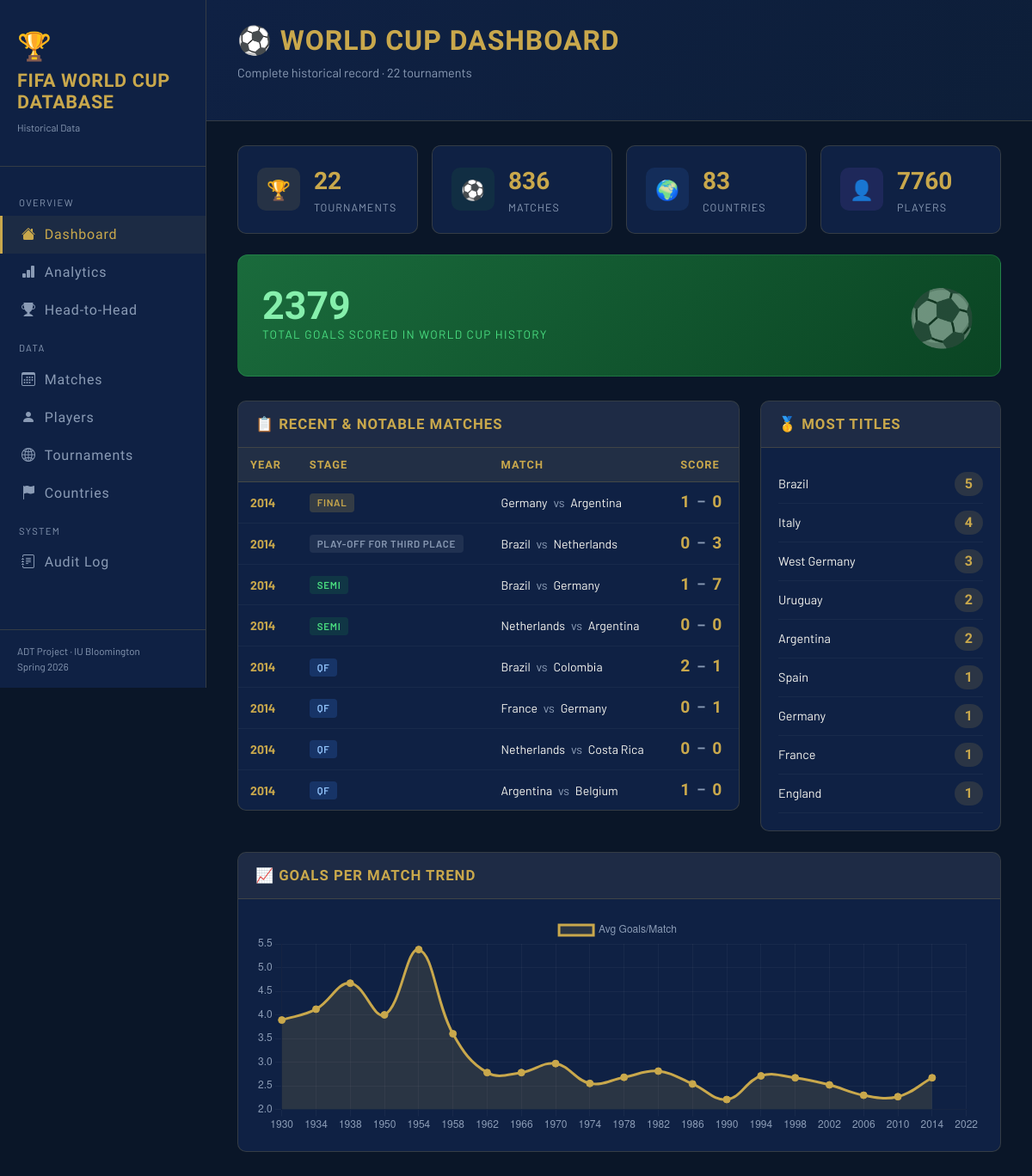
The page / on the database its author committed.
### tables this page shows
CREATE TABLE tournaments (
    tournament_id INTEGER PRIMARY KEY AUTOINCREMENT,
    year          INTEGER NOT NULL UNIQUE,  
    host_country  TEXT    NOT NULL,
    winner        TEXT,                    
    runner_up     TEXT,
    third_place   TEXT,
    total_goals   INTEGER DEFAULT 0,
    total_matches INTEGER DEFAULT 0,
    total_attendance INTEGER DEFAULT 0
);

### app.py (the view)
@app.route("/")
def index():
    conn = get_connection()
    stats = {}
    stats["tournaments"] = conn.execute("SELECT COUNT(*) FROM tournaments").fetchone()[0]
    stats["matches"]     = conn.execute("SELECT COUNT(*) FROM matches WHERE is_deleted=0").fetchone()[0]
    stats["countries"]   = conn.execute("SELECT COUNT(*) FROM countries").fetchone()[0]
    stats["players"]     = conn.execute("SELECT COUNT(*) FROM players WHERE is_deleted=0").fetchone()[0]
    stats["total_goals"] = conn.execute("SELECT SUM(total_goals) FROM tournaments").fetchone()[0] or 0
    recent_matches = conn.execute("""
        SELECT vm.year, vm.home_team, vm.away_team, vm.home_score,
               vm.away_score, vm.stage, vm.match_date
        FROM vw_matches vm
        ORDER BY vm.year DESC, vm.round_num DESC
        LIMIT 8
    """).fetchall()
    winners = conn.execute("SELECT * FROM vw_country_wins LIMIT 10").fetchall()
    conn.close()
    return render_template("index.html", stats=stats,
                           recent_matches=recent_matches, winners=winners)

### app.py (called while the page is built)
@app.before_request
def ensure_db():
    if not os.path.exists("fifa.db"):
        init_db()

### db.py (called while the page is built)
def get_connection():
    conn = sqlite3.connect(DB_PATH)
    conn.row_factory = sqlite3.Row
    conn.execute("PRAGMA foreign_keys = ON")
    conn.execute("""
        INSERT OR IGNORE INTO tournaments(tournament_id, year, host_country,
            winner, total_goals, total_matches, total_attendance)
        VALUES (0, 0, 'Career Entry', NULL, 0, 0, 0)
    """)
    conn.commit()
    return conn

### templates/index.html (shortened to what this page needs)
{% extends "base.html" %}
{% block content %}
<div class="page-header">
  <h1>⚽ World Cup Dashboard</h1>
  <p>Complete historical record · {{ stats.tournaments }} tournaments</p>
</div>
<div class="page-body">
  <div class="row g-3 mb-4">
    <div class="col-6 col-lg-3">
      <div class="stat-tile">
        <div class="icon" style="background:rgba(201,168,76,.12);color:var(--gold);">🏆</div>
        <div>
          <div class="val">{{ stats.tournaments }}</div>
          <div class="lbl">Tournaments</div>
        </div>
      </div>
    </div>
    <div class="col-6 col-lg-3">
      <div class="stat-tile">
        <div class="icon" style="background:rgba(34,137,62,.12);color:#4ADE80;">⚽</div>
        <div>
          <div class="val">{{ stats.matches }}</div>
          <div class="lbl">Matches</div>
        </div>
      </div>
    </div>
    <div class="col-6 col-lg-3">
      <div class="stat-tile">
        <div class="icon" style="background:rgba(59,130,246,.12);color:#93C5FD;">🌍</div>
        <div>
          <div class="val">{{ stats.countries }}</div>
          <div class="lbl">Countries</div>
        </div>
      </div>
    </div>
    <div class="col-6 col-lg-3">
      <div class="stat-tile">
        <div class="icon" style="background:rgba(139,92,246,.12);color:#C4B5FD;">👤</div>
        <div>
          <div class="val">{{ stats.players }}</div>
          <div class="lbl">Players</div>
        </div>
      </div>
    </div>
  </div>
  <div style="background:linear-gradient(135deg,#1A6B3C,#0A4423);border-radius:12px;padding:22px 28px;margin-bottom:28px;border:1px solid rgba(74,222,128,.2);display:flex;align-items:center;justify-content:space-between;">
    <div>
      <div style="font-family:'Barlow Condensed',sans-serif;font-size:2.8rem;font-weight:800;color:#86EFAC;line-height:1;">{{ stats.total_goals }}</div>
      <div style="color:#4ADE80;font-size:.85rem;text-transform:uppercase;letter-spacing:.1em;">Total Goals Scored in World Cup History</div>
    </div>
    <div style="font-size:4rem;opacity:.4;">⚽</div>
  </div>
  <div class="row g-4">
    <div class="col-lg-8">
      <div class="card-fifa">
        <div class="card-header-fifa">📋 Recent & Notable Matches</div>
        <div class="card-body p-0">
          <table class="table-fifa">
            <thead>
              <tr>
                <th>Year</th><th>Stage</th><th>Match</th><th>Score</th>
              </tr>
            </thead>
            <tbody>
              {% for m in recent_matches %}
              <tr>
                <td><span style="color:var(--gold);font-weight:700;">{{ m.year }}</span></td>
                <td>
                  {% set s = m.stage|lower %}
                  {% if 'final' == s %}
                    <span class="badge-stage badge-final">Final</span>
                  {% elif 'semi' in s %}
                    <span class="badge-stage badge-semi">Semi</span>
                  {% elif 'quarter' in s %}
                    <span class="badge-stage badge-quarter">QF</span>
                  {% elif 'group' in s %}
                    <span class="badge-stage badge-group">Group</span>
                  {% else %}
                    <span class="badge-stage badge-other">{{ m.stage }}</span>
                  {% endif %}
                </td>
                <td>{{ m.home_team }} <span style="color:var(--muted);margin:0 4px;">vs</span> {{ m.away_team }}</td>
                <td><span class="score-box"><span class="score-num">{{ m.home_score }}</span><span style="color:var(--muted);">–</span><span class="score-num">{{ m.away_score }}</span></span></td>
              </tr>
              {% endfor %}
            </tbody>
          </table>
        </div>
      </div>
    </div>
    <div class="col-lg-4">
      <div class="card-fifa h-100">
        <div class="card-header-fifa">🥇 Most Titles</div>
        <div class="card-body">
          {% for w in winners %}
          <div style="display:flex;align-items:center;justify-content:space-between;padding:8px 0;border-bottom:1px solid rgba(255,255,255,.04);">
            <span style="font-size:.9rem;">{{ w.country }}</span>
            <span style="background:rgba(201,168,76,.15);color:var(--gold);padding:2px 12px;border-radius:20px;font-family:'Barlow Condensed',sans-serif;font-weight:700;font-size:1rem;">
              {{ w.titles }}
            </span>
          </div>
          {% endfor %}
        </div>
      </div>
    </div>
  </div>
  <div class="card-fifa mt-4">
    <div class="card-header-fifa">📈 Goals Per Match Trend</div>
    <div class="card-body">
      <canvas id="trendChart" height="90"></canvas>
    </div>
  </div>
</div>
{% endblock %}
{% block scripts %}
<script>
fetch('/api/goals_trend').then(r=>r.json()).then(data=>{
  const ctx = document.getElementById('trendChart').getContext('2d');
  new Chart(ctx,{
    type:'line',
    data:{
      labels: data.map(d=>d.year),
      datasets:[{
        label:'Avg Goals/Match',
        data: data.map(d=>d.avg_goals_per_match),
        borderColor:'#C9A84C', backgroundColor:'rgba(201,168,76,.15)',
        fill:true, tension:.4, pointBackgroundColor:'#C9A84C', pointRadius:4
      }]
    },
    options:{
      plugins:{legend:{labels:{color:'#8A9BB5'}}},
      scales:{
        x:{ticks:{color:'#8A9BB5'},grid:{color:'rgba(255,255,255,.04)'}},
        y:{ticks:{color:'#8A9BB5'},grid:{color:'rgba(255,255,255,.04)'}}
      }
    }
  });
});
</script>
{% endblock %}

### templates/base.html (style rules this page uses)
:root { --gold: #C9A84C; --gold-lt: #E8C97A; --navy: #0A1628; --navy-2: #0F2144; --grass: #1A6B3C; --grass-lt:#22893E; --red: #C0392B; --white: #F5F5F0; --muted: #8A9BB5; --border: rgba(201,168,76,0.2); }
*, *::before, *::after { box-sizing: border-box; margin: 0; padding: 0; }
body { background: var(--navy); color: var(--white); font-family: 'Barlow', sans-serif; font-weight: 400; min-height: 100vh; }
h1,h2,h3,h4,h5 { font-family: 'Barlow Condensed', sans-serif; letter-spacing: 0.03em; }
.page-header { background: linear-gradient(135deg, var(--navy-2) 0%, #0D1E38 100%); border-bottom: 1px solid var(--border); padding: 28px 36px; }
.page-header h1 { font-size: 2rem; color: var(--gold); font-weight: 800; text-transform: uppercase; }
.page-header p { color: var(--muted); font-size: .9rem; margin-top: 4px; }
.page-body { padding: 28px 36px; }
.card-fifa { background: var(--navy-2); border: 1px solid var(--border); border-radius: 10px; overflow: hidden; }
.card-fifa .card-header-fifa { background: rgba(201,168,76,.08); border-bottom: 1px solid var(--border); padding: 14px 20px; font-family: 'Barlow Condensed', sans-serif; font-size: 1.05rem; font-weight: 700; color: var(--gold); text-transform: uppercase; letter-spacing: .06em; }
.card-fifa .card-body { padding: 20px; }
.stat-tile { background: var(--navy-2); border: 1px solid var(--border); border-radius: 10px; padding: 20px 22px; display: flex; align-items: center; gap: 16px; transition: transform .2s; }
.stat-tile .icon { width: 50px; height: 50px; border-radius: 10px; display: flex; align-items: center; justify-content: center; font-size: 1.4rem; }
.stat-tile .val { font-size: 1.75rem; font-weight: 800; color: var(--gold); font-family: 'Barlow Condensed', sans-serif; }
.stat-tile .lbl { font-size: .78rem; color: var(--muted); text-transform: uppercase; letter-spacing: .08em; }
.table-fifa { width: 100%; border-collapse: collapse; font-size: .88rem; }
.table-fifa th { background: rgba(201,168,76,.1); color: var(--gold); font-family: 'Barlow Condensed', sans-serif; letter-spacing: .08em; text-transform: uppercase; font-size: .8rem; padding: 10px 14px; border-bottom: 1px solid var(--border); white-space: nowrap; }
.table-fifa td { padding: 9px 14px; border-bottom: 1px solid rgba(255,255,255,.04); vertical-align: middle; }
.table-fifa tr:last-child td { border-bottom: none; }
.badge-stage { display: inline-block; padding: 2px 9px; border-radius: 4px; font-size: .72rem; font-weight: 600; letter-spacing: .06em; text-transform: uppercase; }
.badge-final { background: rgba(201,168,76,.2); color: var(--gold); }
.badge-semi { background: rgba(22,139,78,.2); color: #4ADE80; }
.badge-quarter { background: rgba(59,130,246,.2); color: #93C5FD; }
.badge-other { background: rgba(255,255,255,.07); color: var(--muted); }
.score-box { display: inline-flex; align-items: center; gap: 8px; font-family: 'Barlow Condensed', sans-serif; font-size: 1rem; font-weight: 700; }
.score-num { color: var(--gold); font-size: 1.2rem; }

### rows shown on the page
tournaments: year "2014", shows "FINAL", home_team "Germany", away_team "Argentina", home_score "1", away_score "0", stage "PLAY-OFF FOR THIRD PLACE", home_team "Brazil", away_team "Netherlands", home_score "0", away_score "3", away_team "Germany", away_score "7", home_team "Netherlands", away_team "Costa Rica"
tournaments: country "Germany", titles "1"
tournaments: country "England", titles "1"

### other values the page prints
{{ stats.tournaments }} "22"
{{ stats.matches }} "836"
{{ stats.countries }} "83"
{{ stats.players }} "7760"
{{ stats.total_goals }} "2379"
{{ m.year }} "2014" "2014" "2014"
{{ m.home_team }} "Brazil" "France" "Argentina"
{{ m.away_team }} "Colombia" "Germany" "Belgium"
{{ m.home_score }} "2" "0" "1"
{{ m.away_score }} "1" "1" "0"
{{ w.country }} "Brazil" "Italy" "West Germany" "Uruguay" "Argentina" "Spain" "France"
{{ w.titles }} "5" "4" "3" "2" "2" "1" "1"
